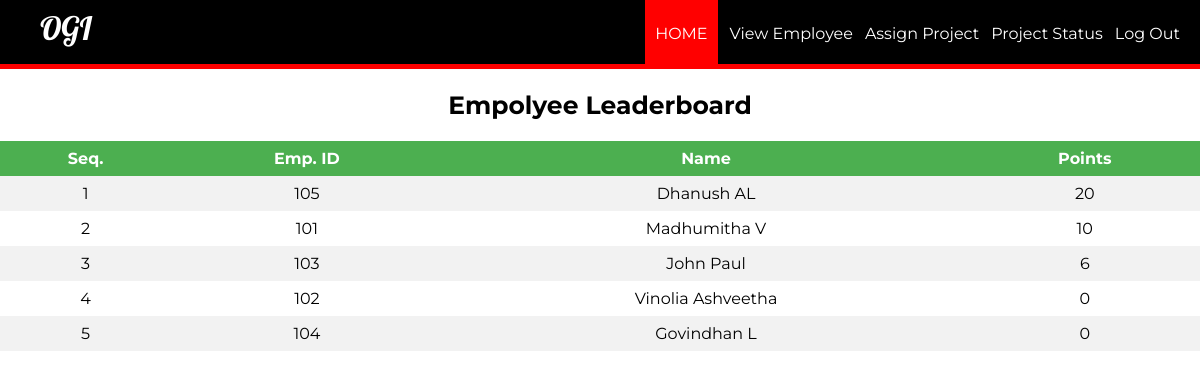
The app's page /tlloginwel.php with its own data.
### tables this page shows
CREATE TABLE `rank` (
  `eid` int(11) NOT NULL,
  `points` int(11) DEFAULT '0'
);

CREATE TABLE `employee` (
  `id` int(11) NOT NULL,
  `emp_card` varchar(100) NOT NULL,
  `firstName` varchar(100) NOT NULL,
  `lastName` varchar(100) NOT NULL,
  `email` varchar(100) NOT NULL,
  `password` text NOT NULL,
  `birthday` date NOT NULL,
  `gender` varchar(10) NOT NULL,
  `contact` varchar(20) NOT NULL,
  `nid` int(20) NOT NULL,
  `address` varchar(100) DEFAULT NULL,
  `emp_position` varchar(100) NOT NULL,
  `emp_timein` time NOT NULL,
  `emp_timeout` time NOT NULL,
  `sched_id` int(11) NOT NULL,
  `degree` varchar(100) NOT NULL,
  `pic` text NOT NULL
);

### tlloginwel.php (the view, shortened to what this page needs)
<?php
$sql = "SELECT id, firstName, lastName,  points FROM employee, rank WHERE rank.eid = employee.id order by rank.points desc";
$result = mysqli_query($conn, $sql);
?>
<html>
<head>
	<link rel="stylesheet" type="text/css" href="styleemplogin.css">
</head>
<body>
	<header>
		<nav>
			<h1>OGI</h1>
			<ul id="navli">
				<li><a class="homered" href="tlloginwel.php">HOME</a></li>
				<li><a class="homeblack" href="tlviewemp.php">View Employee</a></li>
				<li><a class="homeblack" href="assign.php">Assign Project</a></li>
				<li><a class="homeblack" href="assignproject.php">Project Status</a></li>
				<li><a class="homeblack" href="alogin.html">Log Out</a></li>
			</ul>
		</nav>
	</header>
	<div class="divider"></div>
	<div id="divimg">
		<h2 style="font-family: 'Montserrat', sans-serif; font-size: 25px; text-align: center;">Empolyee Leaderboard </h2>
    	<table>
			<tr bgcolor="#000">
				<th align = "center">Seq.</th>
				<th align = "center">Emp. ID</th>
				<th align = "center">Name</th>
				<th align = "center">Points</th>
			</tr>
			<?php
				$seq = 1;
				while ($employee = mysqli_fetch_assoc($result)) {
					echo "<tr>";
					echo "<td>".$seq."</td>";
					echo "<td>".$employee['id']."</td>";
					echo "<td>".$employee['firstName']." ".$employee['lastName']."</td>";
					echo "<td>".$employee['points']."</td>";
					$seq+=1;
				}
			?>
		</table>
		<div class="p-t-20">
		</div>
	</div>
</body>
</html>

### styleemplogin.css (style rules this page uses)
body { margin: 0px; }
header { background: black; color: white; padding: 8px 20px 6px 40px; height: 50px; }
header h1 { display: inline; font-family: 'Lobster', cursive; font-weight: 400; font-size: 32px; float: left; margin-top: 0px; margin-right: 10px; }
nav ul { display: inline; padding: 0px; float: right; }
nav ul li { display: inline-block; list-style-type: none; color: white; float: left; margin-left: 12px; }
nav ul li a { color: white; text-decoration: none; }
#navli { font-family: 'Montserrat', sans-serif; }
.homered { background-color: red; padding: 30px 10px 22px 10px; }
.divider { background-color: red; height: 5px; }
table { margin: 0px; border-collapse: collapse; width: 100%; font-family: 'Montserrat', sans-serif; }
th, td { text-align: center; padding: 8px; }
tr:nth-child(even) { background-color: #f2f2f2 }
th { background-color: #4CAF50; color: white; }
.p-t-20 { padding-top: 20px; }

### records on screen
rank: eid "105", eid.firstName "Dhanush", eid.lastName "AL", points "20"
rank: eid "101", eid.firstName "Madhumitha", eid.lastName "V", points "10"
rank: eid "103", eid.firstName "John", eid.lastName "Paul", points "6"
rank: eid "102", eid.firstName "Vinolia", eid.lastName "Ashveetha", points "0"
rank: eid "104", eid.firstName "Govindhan", eid.lastName "L", points "0"
